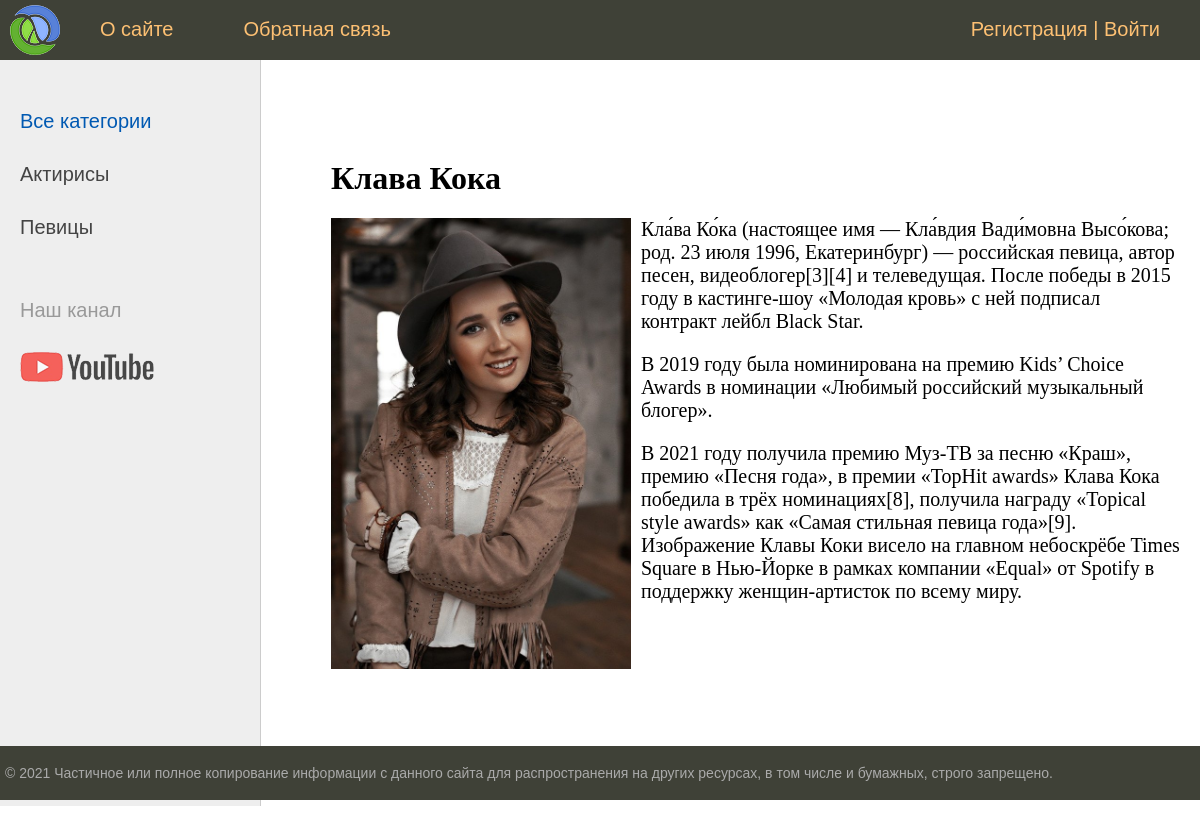
Screenshot of /post/klava-koka/ with the database file from the repository.
### women/models.py (models this page shows, shortened)
class Category(models.Model):
    name = models.CharField(max_length=100, db_index=True, verbose_name="Категория")
    slug = models.SlugField(max_length=255, unique=True, db_index=True, verbose_name="URL")
    def get_absolute_url(self):
        return reverse('category', kwargs={'cat_slug': self.slug})
    class Meta:
        verbose_name = 'Категория'
        verbose_name_plural = 'Категории'
        ordering = ['id']

class Women(models.Model):
    title = models.CharField(max_length=255, verbose_name="Заголовок")
    slug = models.SlugField(max_length=255, unique=True, db_index=True, verbose_name="URL")
    content = models.TextField(blank=True, verbose_name="Текст статьи")
    photo = models.ImageField(upload_to="photos/%Y/%m/%d/", verbose_name="Фото")
    time_create = models.DateTimeField(auto_now_add=True, verbose_name="Время создания")
    time_update = models.DateTimeField(auto_now=True, verbose_name="Время изменения")
    is_published = models.BooleanField(default=True, verbose_name="Публикация")
    cat = models.ForeignKey('Category', on_delete=models.PROTECT, verbose_name="Категории")
    def __str__(self):
        return self.title
    class Meta:
        verbose_name = 'Известные женщины'
        verbose_name_plural = 'Известные женщины'
        ordering = ['-time_create', 'title']

### women/views.py (the view)
# urls.py: path('post/<slug:post_slug>/', ShowPost.as_view(), name='post'),
class ShowPost(DataMixin, DeleteView):
    model = Women
    template_name = 'women/post.html'
    slug_url_kwarg = 'post_slug'
    context_object_name = "post"
    def get_context_data(self, *, object_list=None, **kwsrgs):
        context = super().get_context_data(**kwsrgs)
        c_def = self.get_user_context(title=context['post'])
        return dict(list(context.items()) + list(c_def.items()))

### women/utils.py (called while the page is built)
    def get_user_context(self, **kwargs):
        context = kwargs
        cats = cache.get('cats')
        if not cats:
            cats = Category.objects.annotate(Count('women'))
            cache.set('cats', cats, 60)
        user_menu = menu.copy()
        if not self.request.user.is_authenticated:
            user_menu.pop(1)
        context['menu'] = user_menu
        context['cats'] = cats
        if 'cat_selected' not in context:
            context['cat_selected'] = 0
        return context

### women/templates/women/post.html
{% extends 'women/base.html' %}
{% block content %}
<h1>{{post.title}}</h1>
{% if post.photo %}
<p><img class="img-article-left" src="{{post.photo.url}}"></p>
{% endif %}
{{post.content|linebreaks}}
{% endblock %}

### women/templates/women/base.html (shortened to what this page needs)
{% load static %}
{% load women_tags %}
<!DOCTYPE html>
<html>
<head>
	<link type="text/css" href="{% static 'women/css/styles.css' %}" rel="stylesheet" />
</head>
<body>
<table class="table-page" border=0 cellpadding="0" cellspacing="0">
<tr><td valign=top>
{% block mainmenu %}
		<div class="header">
			<ul id="mainmenu" class="mainmenu">
			<li class="logo"><a href="{% url 'home' %}"><div class="logo"></div></a></li>
{% for m in menu %}
			<li><a href="{% url m.url_name %}">{{m.title}}</a></li>
{% endfor %}
			{% if request.user.is_authenticated %}
			<li class="last"> {{user.username}} | <a href="{% url 'logout' %}">Выйти</a></li>
			{% else %}
			<li class="last"><a href="{% url 'register' %}">Регистрация</a> | <a href="{% url 'login' %}">Войти</a></li>
			{% endif %}
			</ul>
		</div>
{% endblock mainmenu %}
<table class="table-content" border=0 cellpadding="0" cellspacing="0">
<tr>
	<td valign="top" class="left-chapters">
	<ul id="leftchapters">
{% if cat_selected == 0 %}
		<li class="selected">Все категории</li>
{% else %}
		<li><a href="{% url 'home' %}">Все категории</a></li>
{% endif %}
{% for c in cats %}
{% if c.women__count > 0 %}
	{% if c.pk == cat_selected %}
		<li class="selected">{{c.name}}</li>
	{% else %}
		<li><a href="{{ c.get_absolute_url }}">{{c.name}}</a></li>
	{% endif %}
{% endif %}
{% endfor %}
		<li class="share">
		<p>Наш канал</p>
		<a class="share-yt" href="https://www.youtube.com/channel/UClJzWfGWuGJL2t-3dYKcHTA/playlists" target="_blank" rel="nofollow"></a>
		</li>
	</ul>
</td>
<td valign="top" class="content">
	<div class="content-text">
{% block content %}
{% endblock %}
	</div>
</td></tr></table>
</td></tr>
<tr><td valign=top>
	<div id="footer">
		<p>&copy; 2021 Частичное или полное копирование информации с данного сайта для распространения на других ресурсах, в том числе и бумажных, строго запрещено.</p>
	</div>
</td></tr></table>
</body>
</html>

### women/static/women/css/styles.css (style rules this page uses)
html, body { font-family: 'Arial'; margin: 0; padding: 0; height: 100%; width: 100%; color: #444; }
a { color: #0059b2; text-decoration: none; }
img { max-width: 600px; height: auto; }
img.img-article-left { max-width: 300px; height: auto; float: left; padding: 0 10px 10px 0; }
.table-page { width: 100%; height: 100%; vertical-align: top; }
.table-page tr { height: 100%; }
.header { background: #3F4137; height: 60px; }
.logo { background: url('../images/logo.png') no-repeat 10px 5px; width: 70px; height: 60px; }
ul.mainmenu { list-style: none; margin: 0; padding: 0; height: 60px; color: #fdc073; font-size: 20px; overflow: hidden; }
ul.mainmenu li { float: left; margin: 18px 40px 0 30px; }
ul.mainmenu li.logo { margin: 0; }
ul.mainmenu li.last { float: right; }
ul.mainmenu li a { color: #fdc073; text-decoration: none; }
.table-content { width: 100%; min-height: 100%; height: 100%; }
.left-chapters { margin: 0; background: #eee; border-right: 1px solid #ccc; min-height: 100%; }
.left-chapters ul { width: 230px; min-height: 100%; margin: 0; padding: 20px 10px 10px 20px; list-style: none; font-size: 20px; }
.left-chapters ul li { margin: 30px 0 0 0; color: #999; }
.left-chapters ul li.selected { color: #0059b2; }
.left-chapters ul li a { color: #444; text-decoration: none; }
.left-chapters ul li.share { margin: 60px 0 0 0; }
.left-chapters ul li.share p { margin: 30px 0 30px 0; }
.left-chapters ul li.share a { display: inline-block; width: 40px; height: 40px; margin: 0 20px 0 0; }
.left-chapters ul li.share a.share-yt { width: 100%; height: 30px; background: url('../images/share_yt.png') no-repeat 0 0 }
.content { padding: 40px 20px 20px 40px; width: 100%; box-sizing: border-box; }
.content-text { margin: 60px 0 0 30px; color: #000; font-size: 20px; font-family: Yandex Sans Display Light; }
.content-text h1 { font-size: 32px; }
#footer { box-sizing: border-box; background: #3F4137; padding: 5px; color: #aaa; font-size: 14px; font-family: Verdana, Geneva, Arial, Helvetica; text-align: left; overflow: hidden; }

### rows the page displays
Category: name "Актирисы"
Category: name "Певицы"
Women: title "Клава Кока", photo (picture), content "Кла́ва Ко́ка (настоящее имя — Кла́вдия Вади́мовна Высо́кова; род. 23 июля 1996, Екатеринбург) — российская певица, автор песен, видеоблогер[3][4] и телеведущая. После победы в 2015 году в кастинге-шоу «Молодая кровь» с ней подписал контракт лейбл Black Star. В 2019 году была номинирована на премию Kids’ Choice Awards в номинации «Любимый российский музыкальный блогер». В 2021 году получила премию Муз-ТВ за песню «Краш», премию «Песня года», в премии «TopHit awards» Клава Кока победила в трёх номинациях[8], получила награду «Topical style awards» как «Самая стильная певица года»[9]. Изображение Клавы Коки висело на главном небоскрёбе Times Square в Нью-Йорке в рамках компании «Equal» от…"

### other values shown
{{ m.title }} "О сайте" "Обратная связь"
